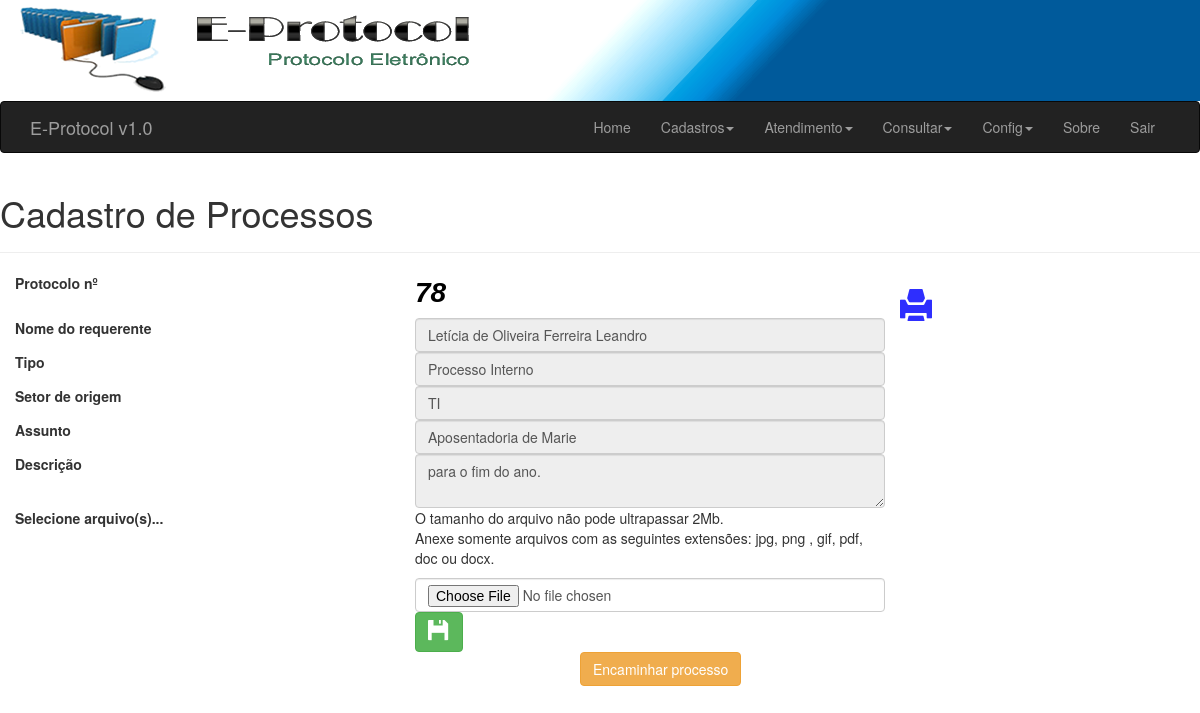
Page /frm/exibir_proc.php (signed in) on the earlier database version.
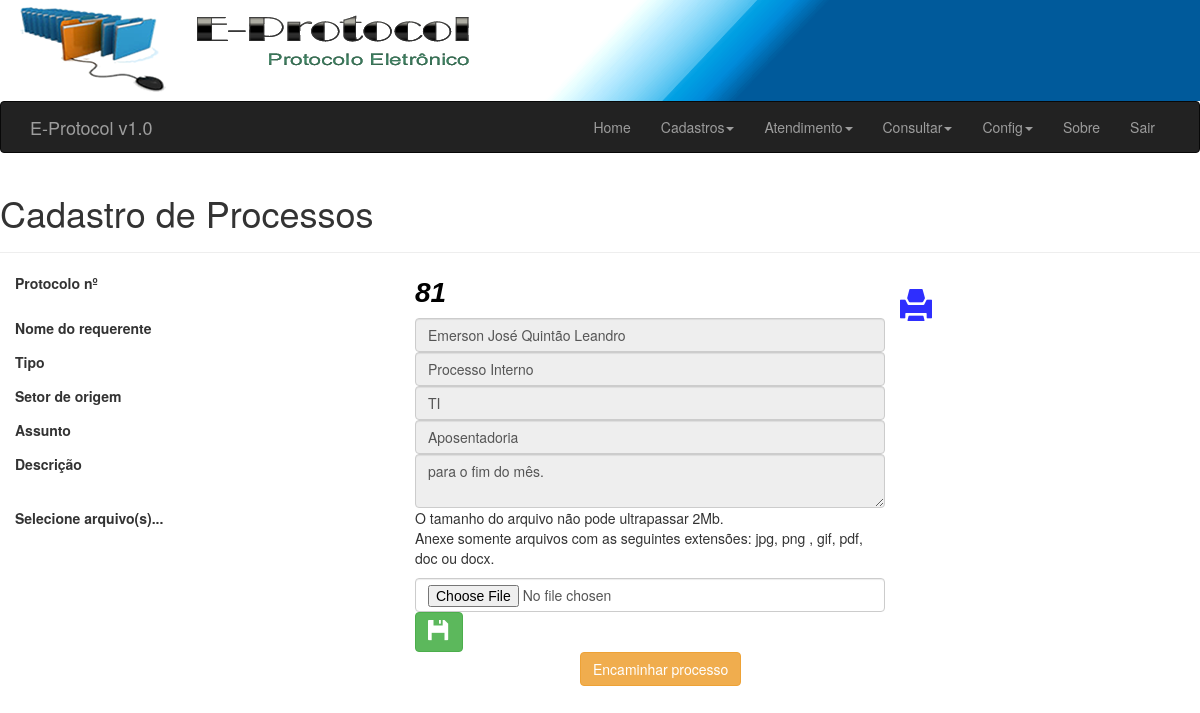
Same page on the later database version.
### tables this page shows
CREATE TABLE IF NOT EXISTS `proc` (
  `cod` int(11) NOT NULL AUTO_INCREMENT,
  `cod_req` int(11) NOT NULL,
  `user_id` int(11) NOT NULL,
  `tipo` varchar(2) DEFAULT NULL,
  `assunto` text,
  `descricao` varchar(50) DEFAULT NULL,
  `setor` int(11) DEFAULT NULL,
  `data` date DEFAULT NULL,
  `horas` time DEFAULT NULL,
  PRIMARY KEY (`cod`),
  KEY `cod_req` (`cod_req`),
  KEY `user_id` (`user_id`)
);

CREATE TABLE IF NOT EXISTS `req` (
  `cod` int(10) unsigned NOT NULL AUTO_INCREMENT,
  `nome` varchar(60) NOT NULL,
  `tipo` char(1) NOT NULL,
  `cpf` varchar(14) NOT NULL,
  `sexo` char(1) NOT NULL,
  `tel` varchar(14) DEFAULT NULL,
  `cel` varchar(14) DEFAULT NULL,
  `rec` varchar(14) DEFAULT NULL,
  `email` varchar(30) DEFAULT NULL,
  PRIMARY KEY (`cod`),
  UNIQUE KEY `cpf` (`cpf`)
);

CREATE TABLE IF NOT EXISTS `setor` (
  `cod_setor` int(11) NOT NULL AUTO_INCREMENT,
  `setor` varchar(50) NOT NULL DEFAULT '0',
  `responsavel` varchar(50) DEFAULT NULL,
  PRIMARY KEY (`cod_setor`)
);

### frm/exibir_proc.php (the view, shortened to what this page needs)
<?php
include "_navegacao.php";
require_once "../config/init.php";
$sqry = mysqli_query($link,"SELECT cod FROM proc ORDER BY cod DESC");
$lcod = mysqli_fetch_array($sqry);
$cod = $lcod["cod"];
$sql_query = mysqli_query($link,"SELECT s.cod_setor, s.setor AS desc_setor, p.setor FROM setor s, proc p WHERE s.cod_setor = p.setor AND p.cod = '".$cod."'");
$sql2_query = mysqli_query($link,"SELECT * FROM proc WHERE cod = '".$cod."'");
$sql3_query = mysqli_query($link,"SELECT r.nome FROM req r , proc p WHERE r.cod = p.cod_req AND p.cod = '".$cod."'");
?>
<!DOCTYPE HTML>
 <html lang="pt-br">
<head>
</head>
<body>
<div class="page-header">
  <h1>Cadastro de Processos</h1>
</div>
<form name="cadastro" id="cadastro" method="POST" action="../op/insere_arq.php?cod=<?php echo $cod?>" enctype="multipart/form-data">
<?php $linha = mysqli_fetch_array($sql2_query)?>
<fieldset>
<?php $rlinha = mysqli_fetch_array($sql3_query)?>
<div class="form-group">
<label class="col-md-4 control-label" for="txtCod">Protocolo nº</label>
  <label class="col-md-5 control-label" /><span style="font-family: Arial; font-size: 28px; font-style:italic; color:#000000;"><?php echo $linha["cod"] ?></span></label>
  </div>
<div class="form-group">
<label class="col-md-4 control-label" for="txtRequerente">Nome do requerente</label>
  <div class="col-md-5">
     <input type="text" name="txtRequerente" id="txtRequerente" value="<?php echo $rlinha["nome"] ?>" class="form-control input-md" required="" disabled="">
    </div>
</div>
<div class="form-group">
  <label class="col-md-4 control-label" for="txtTipo">Tipo</label>
  <div class="col-md-5">
     <?php
     if ($linha["tipo"]=='PI') $ptipo = "Processo Interno";
     ?>
     <input type="text" name="txtTipo" id="txtTipo" value="<?php echo $ptipo ?>" class="form-control input-md" required="" disabled="">
  </div>
</div>
<div class="form-group">
<?php
  $array = mysqli_fetch_array($sql_query);
  $desc_setor = $array["desc_setor"];
?>
 <label class="col-md-4 control-label" for="txtSetor">Setor de origem</label>
  <div class="col-md-5">
     <input type="text" name="txtSetor" id="txtSetor" value="<?php echo $desc_setor ?>" class="form-control input-md" required="" disabled="">
    </div>
</div>
<div class="form-group">
  <label class="col-md-4 control-label" for="txtAssunto">Assunto</label>
  <div class="col-md-5">
  <input type="text" name="txtAssunto" id="txtAssunto" value="<?php echo $linha["assunto"] ?>" placeholder="Digite o assunto" class="form-control input-md" required="" disabled="">
  </div>
</div>
<div class="form-group">
  <label class="col-md-4 control-label" for="txtDescricao">Descrição</label>
  <div class="col-md-5">
  <textarea name="txtDescricao" id="txtDescricao" placeholder="Preencha com a descrição aqui" class="form-control input-md" required="" disabled=""><?php echo $linha["descricao"]?></textarea>
  </div>
</div>
<div class="form-group">
<form name="cadastro" id="cadastro" method="POST" action="../op/insere_arq.php?cod=<?php echo $cod?>" enctype="multipart/form-data">
  <label class="col-md-4 control-label" for="txtFile">Selecione arquivo(s)...</label>
  <div class="col-md-5">
  <span>O tamanho do arquivo não pode ultrapassar 2Mb.</span>
    <p>Anexe somente arquivos com as seguintes extensões: jpg, png , gif, pdf, doc ou docx. </p>
    <input type="file" name="arquivo" id="txtFile" value="" class="form-control">
  <button type="submit" id="btnEnviar" name="btnEnviar" class="btn btn-success"><span style="color: #FFF; font-size: 22px;" class="glyphicon glyphicon-floppy-disk
glyphicon glyphicon-flo" alt='Imprimir' data-toggle="tooltip_gravar" title ='Gravar arquivo'></span></button>
  </div>
</div>
</form>
<div id="btn_imprimir">
  <a href='../rel/relat.php?cod=<?php echo $cod ?>' target='_blank'><span style="color: #2E2EFE;font-size: 32px;" class="glyphicon glyphicon-print" alt='Imprimir' data-toggle="tooltip_imprimir" title ='Imprimir capa do processo'></span></a>
</div>
<div class="form-group">
  <label class="col-md-4 control-label" for=""></label>
  <div class="col-md-8">
    <a href="encaminhamento_proc.php" class="btn btn-warning" role="button" style="position: relative; left:165px;">Encaminhar processo</a>
  </div>
</div>
</body>
</html>

### frm/_navegacao.php (shortened to what this page needs)
<!DOCTYPE html>
<html lang="pt-br">
  <head>
    <link href="../css/principal.css" rel="stylesheet">
    <link href="../lib/bootstrap/css/bootstrap.min.css" rel="stylesheet">
  </head>
  <body>
    <header>
    <div id="cabecalho">
    </div>
    </header>
    <div >
      <nav class="navbar navbar-inverse">
        <div class="container">
          <div class="navbar-header">
          <a href="#" class="navbar-brand">E-Protocol v1.0</a>
          </div>
        <div class="collapse navbar-collapse" id="barra-navegacao">
        <ul class="nav navbar-nav navbar-right">
        <li><a href="../navegacao.php">Home</a>  </li>
        <li class="dropdown">
        <a href="#" class="dropdown-toggle" data-toggle="dropdown">Cadastros<span class="caret"></span>
        </a>
        </li>
       <li class="dropdown">
        <a href="#" class="dropdown-toggle" data-toggle="dropdown">Atendimento<span class="caret"></span>
        </a>
        </li>
      <li class="dropdown">
        <a href="#" class="dropdown-toggle" data-toggle="dropdown">Consultar<span class="caret"></span>
        </a>
        </li>
        <li class="dropdown">
        <a href="#" class="dropdown-toggle" data-toggle="dropdown">Config<span class="caret"></span>
        </a>
        </li>
        <li><a href="#">Sobre</a>  </li>
        <li><a href="../op/logout.php">Sair</a>  </li>
        </ul>
        </div>
        </div>
      </nav>
    </div>
  </body>
</html>

### css/principal.css (style rules this page uses)
#cabecalho { width: 100%; height: 101px; position: relative; background: url("../img/logo.png") no-repeat; background-position: 0px; }

Differences in the rows shown:
no longer on this page (row unchanged): proc: cod "78", txtTipo "Processo Interno", txtAssunto "Aposentadoria de Marie", txtDescricao "para o fim do ano."
no longer on this page (row unchanged): req: txtRequerente "Letícia de Oliveira Ferreira Leandro"
added proc: cod "81", txtTipo "Processo Interno", txtAssunto "Aposentadoria", txtDescricao "para o fim do mês."
now on this page (row unchanged): req: txtRequerente "Emerson José Quintão Leandro"
